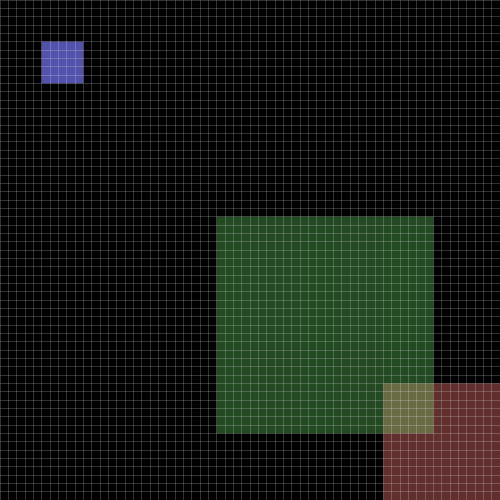
Frame 1 (no input)
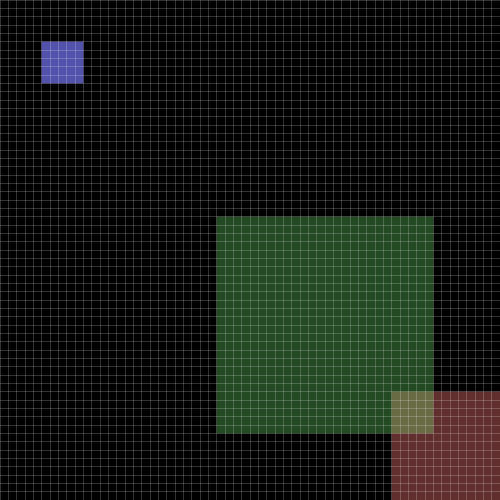
Frame 60 (the mouse pressed at the canvas centre just before this capture)
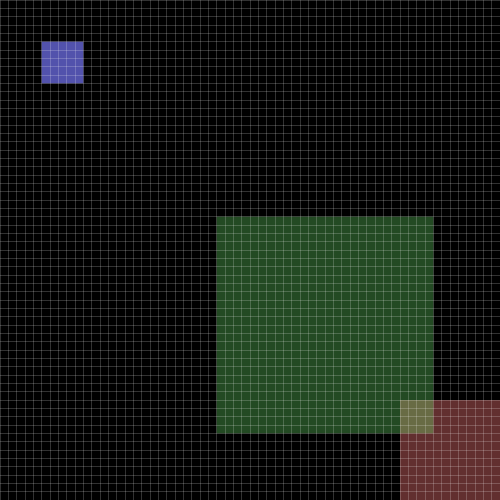
Frame 120 (the mouse held since frame 60 and released just before this capture)

The Processing sketch that drew these frames (run headless with seeded random() and noise(); from frame 60 on, the mouse is pressed at the canvas centre):

// Processing sketch: processing_164475
// ── processing_164475.pde

void setup() {
size(500, 500);
noStroke();
}
void draw() {
background(0);
noStroke();
float s = map(second(), 0, 60, 0, 500);
float m = map(minute(), 0, 60, 0, 500);
float h = map(hour(), 0, 24, 0, 500);
fill(250,120,120,100);
rect(s, s, s, s);
fill(120,250,120,75);
rect(m, m, m, m);
fill(120,120,250,175);
rect(h,h,h,h);
for(int i=0;i<=60;i++){
  int tick = int(map(i,0,60,0,500));
  stroke(255,50);
  line(tick,0,tick,500);
  line(0,tick,500,tick);
}
}
